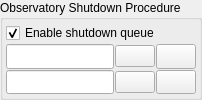
      <widget class="QGroupBox" name="shutdownGroupBox">
       <property name="sizePolicy">
        <sizepolicy hsizetype="Preferred" vsizetype="Preferred">
         <horstretch>0</horstretch>
         <verstretch>0</verstretch>
        </sizepolicy>
       </property>
       <property name="title">
        <string>Observatory Shutdown Procedure</string>
       </property>
       <layout class="QVBoxLayout" name="verticalLayout_2">
        <property name="spacing">
         <number>1</number>
        </property>
        <property name="leftMargin">
         <number>3</number>
        </property>
        <property name="topMargin">
         <number>3</number>
        </property>
        <property name="rightMargin">
         <number>3</number>
        </property>
        <property name="bottomMargin">
         <number>3</number>
        </property>
        <item>
         <widget class="QCheckBox" name="schedulerShutdownEnabled">
          <property name="toolTip">
           <string>Enable or disable execution of the shutdown queue. When disabled, no shutdown procedure will run.</string>
          </property>
          <property name="text">
           <string>Enable shutdown queue</string>
          </property>
          <property name="checked">
           <bool>true</bool>
          </property>
         </widget>
        </item>
        <item>
         <layout class="QHBoxLayout" name="horizontalLayout_3">
          <property name="spacing">
           <number>1</number>
          </property>
          <item>
           <widget class="QLineEdit" name="schedulerPreShutdownScript">
            <property name="sizePolicy">
             <sizepolicy hsizetype="Expanding" vsizetype="Preferred">
              <horstretch>0</horstretch>
              <verstretch>0</verstretch>
             </sizepolicy>
            </property>
            <property name="toolTip">
             <string>Selected pre-shutdown queue to run before stopping Ekos profile</string>
            </property>
            <property name="readOnly">
             <bool>true</bool>
            </property>
            <property name="clearButtonEnabled">
             <bool>false</bool>
            </property>
           </widget>
          </item>
          <item>
           <widget class="QPushButton" name="preShutdownQueueClearB">
            <property name="toolTip">
             <string>Reset or Restore to Default if empty</string>
            </property>
            <property name="text">
             <string />
            </property>
            <property name="icon">
             <iconset theme="QIcon::ThemeIcon::EditClear" />
            </property>
           </widget>
          </item>
          <item>
           <widget class="QPushButton" name="selectPreShutdownQueueB">
            <property name="sizePolicy">
             <sizepolicy hsizetype="Preferred" vsizetype="Preferred">
              <horstretch>0</horstretch>
              <verstretch>0</verstretch>
             </sizepolicy>
            </property>
            <property name="toolTip">
             <string>Browse for pre-shutdown queue/collection file</string>
            </property>
            <property name="text">
             <string />
            </property>
            <property name="icon">
             <iconset theme="folder" />
            </property>
           </widget>
          </item>
         </layout>
        </item>
        <item>
         <layout class="QHBoxLayout" name="horizontalLayout_PostShutdown">
          <property name="spacing">
           <number>1</number>
          </property>
          <item>
           <widget class="QLineEdit" name="schedulerPostShutdownScript">
            <property name="sizePolicy">
             <sizepolicy hsizetype="Expanding" vsizetype="Preferred">
              <horstretch>0</horstretch>
              <verstretch>0</verstretch>
             </sizepolicy>
            </property>
            <property name="toolTip">
             <string>Selected post-shutdown queue to run after stopping Ekos profile</string>
            </property>
            <property name="readOnly">
             <bool>true</bool>
            </property>
            <property name="clearButtonEnabled">
             <bool>false</bool>
            </property>
           </widget>
          </item>
          <item>
           <widget class="QPushButton" name="postShutdownQueueClearB">
            <property name="text">
             <string />
            </property>
            <property name="icon">
             <iconset theme="QIcon::ThemeIcon::EditClear" />
            </property>
           </widget>
          </item>
          <item>
           <widget class="QPushButton" name="selectPostShutdownQueueB">
            <property name="sizePolicy">
             <sizepolicy hsizetype="Preferred" vsizetype="Preferred">
              <horstretch>0</horstretch>
              <verstretch>0</verstretch>
             </sizepolicy>
            </property>
            <property name="toolTip">
             <string>Browse for post-shutdown queue/collection file</string>
            </property>
            <property name="text">
             <string />
            </property>
            <property name="icon">
             <iconset theme="folder" />
            </property>
           </widget>
          </item>
         </layout>
        </item>
       </layout>
      </widget>
